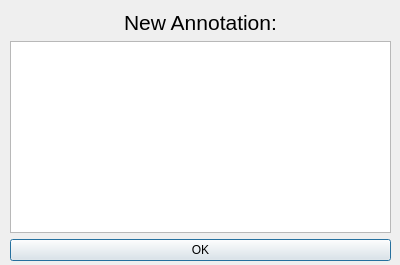
<?xml version="1.0" encoding="UTF-8"?>
<ui version="4.0">
 <class>Dialog</class>
 <widget class="QDialog" name="Dialog">
  <property name="geometry">
   <rect>
    <x>0</x>
    <y>0</y>
    <width>400</width>
    <height>265</height>
   </rect>
  </property>
  <property name="windowTitle">
   <string>Dialog</string>
  </property>
  <widget class="QWidget" name="verticalLayoutWidget">
   <property name="geometry">
    <rect>
     <x>10</x>
     <y>10</y>
     <width>381</width>
     <height>251</height>
    </rect>
   </property>
   <layout class="QVBoxLayout" name="verticalLayout">
    <item>
     <widget class="QLabel" name="label">
      <property name="font">
       <font>
        <pointsize>16</pointsize>
       </font>
      </property>
      <property name="text">
       <string>New Annotation:</string>
      </property>
      <property name="alignment">
       <set>Qt::AlignCenter</set>
      </property>
     </widget>
    </item>
    <item>
     <widget class="QPlainTextEdit" name="plainTextEdit"/>
    </item>
    <item>
     <widget class="QPushButton" name="okBtn">
      <property name="text">
       <string>OK</string>
      </property>
     </widget>
    </item>
   </layout>
  </widget>
 </widget>
 <resources/>
 <connections/>
</ui>
